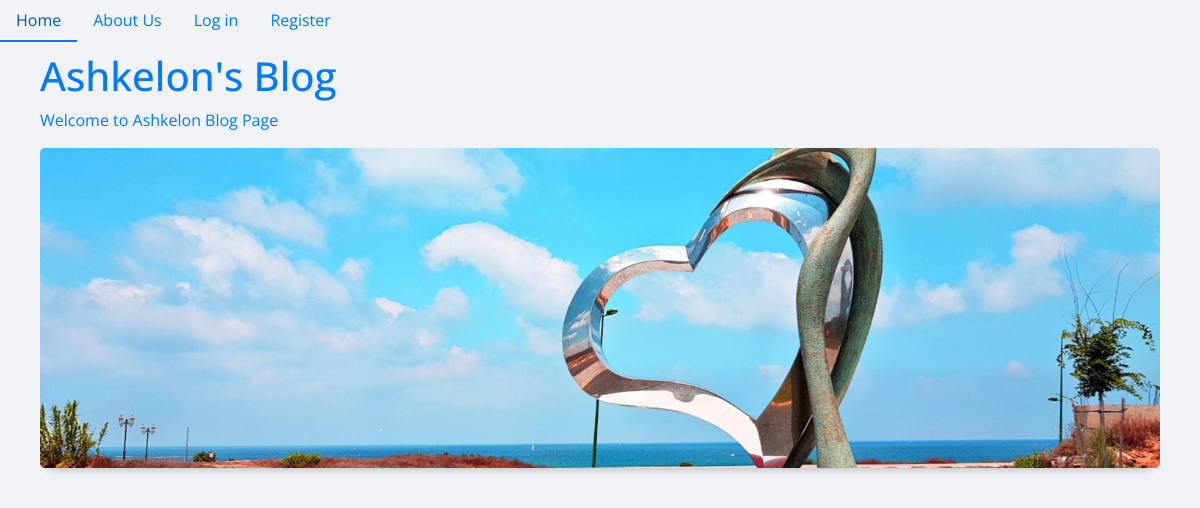
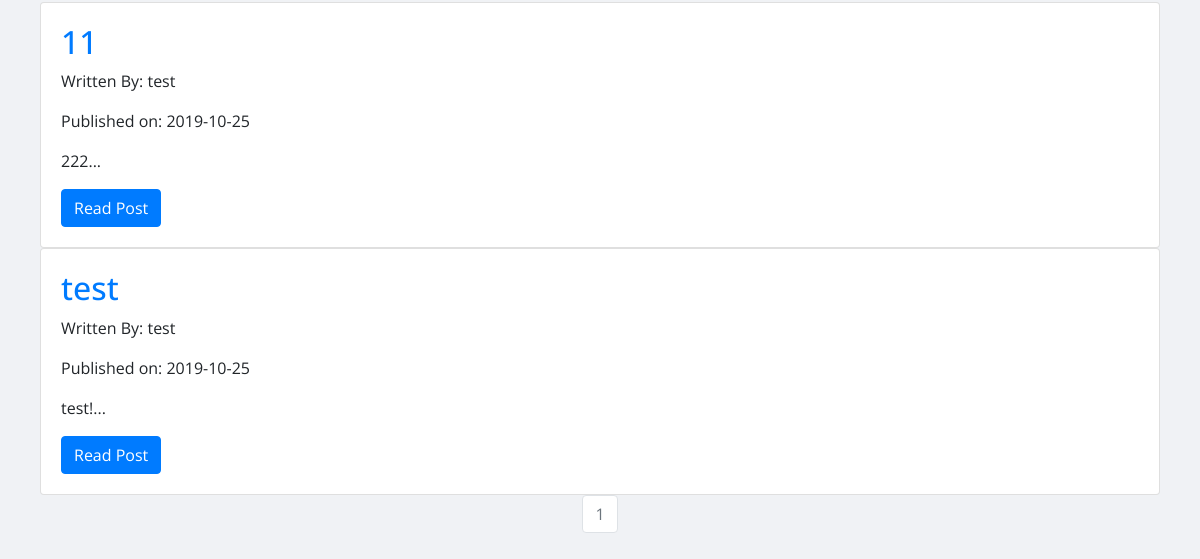
Before: / with the older database file (2 pictures, top to bottom).
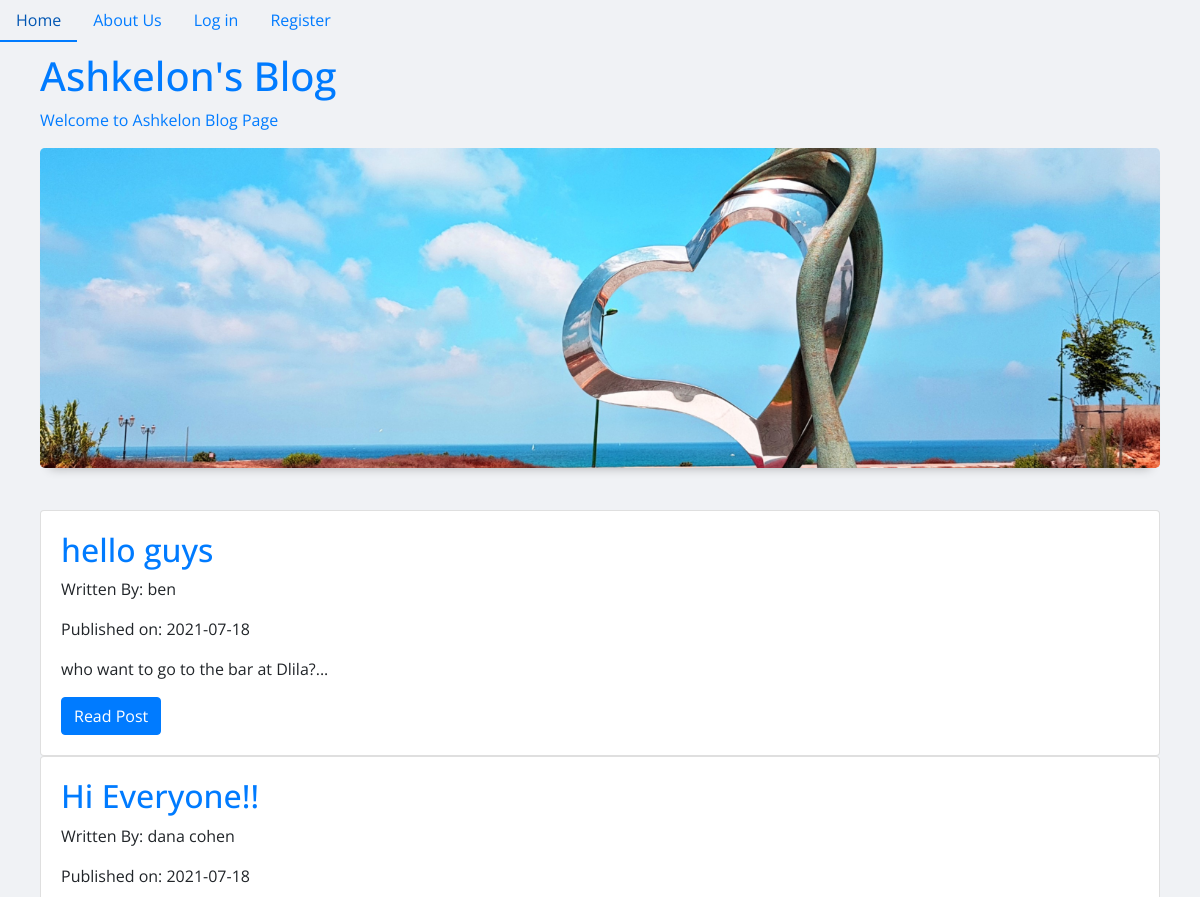
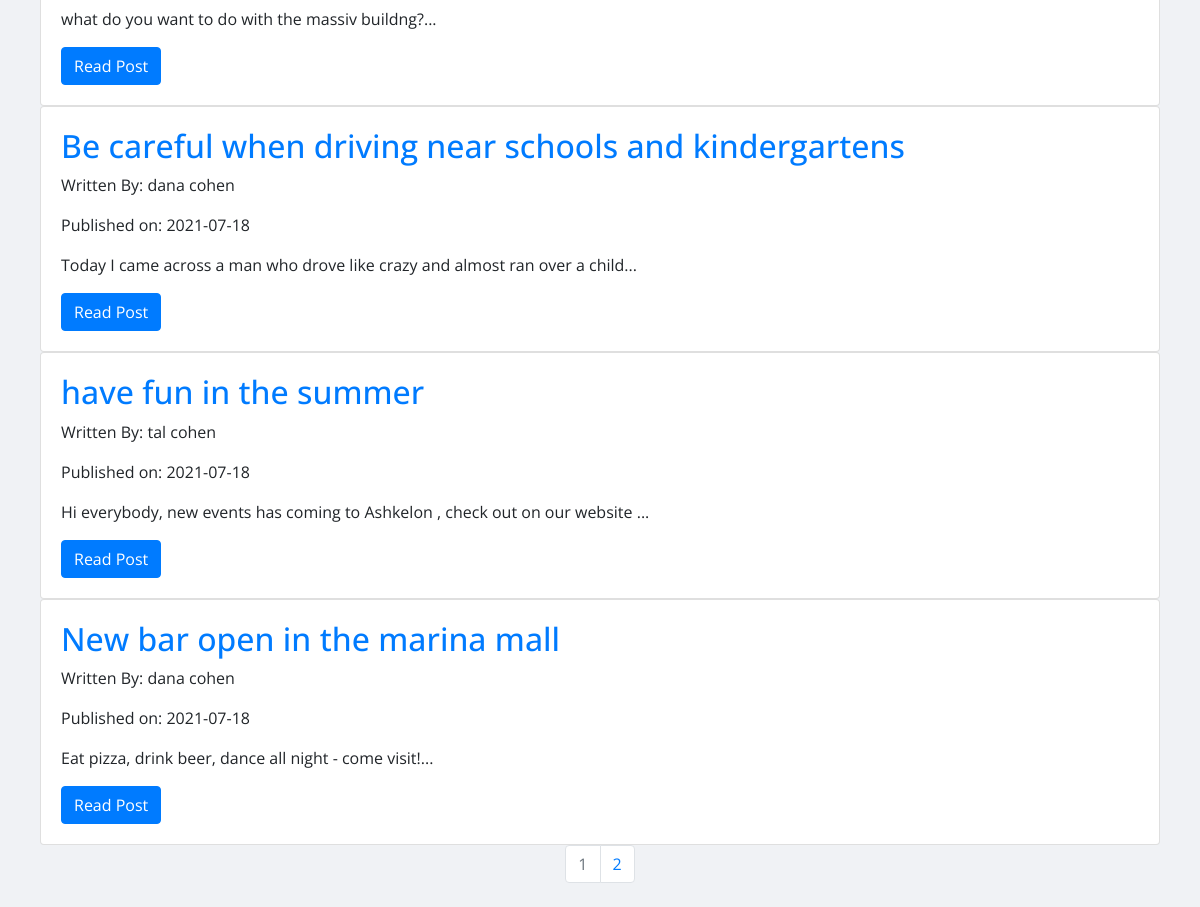
After: the same page with the newer database file (2 pictures, top to bottom).
### myblog/models.py (models this page shows, shortened)
class BlogPost(db.Model, UserMixin):
    users = db.relationship(User)
    id = db.Column(db.Integer, primary_key=True)
    user_id = db.Column(db.Integer, db.ForeignKey('users.id'), nullable=False)
    date = db.Column(db.DateTime, nullable=False, default=datetime.utcnow)
    title = db.Column(db.String(140), nullable=True)
    text = db.Column(db.Text, nullable=True)

class User(db.Model, UserMixin):
    __tablename__ = 'users'
    id = db.Column(db.Integer, primary_key=True)
    profile_image = db.Column(db.String(64), nullable=False, default='default_profile.JPG')
    email = db.Column(db.String(64), unique=True, index=True)
    username = db.Column(db.String(64), unique=True, index=True)
    password_hash = db.Column(db.String(128))
    posts = db.relationship('BlogPost', backref='author', lazy=True)

### myblog/core/views.py (the view)
@core.route('/')
def index():
    page = request.args.get('page',1,type=int)
    blog_posts = BlogPost.query.order_by(BlogPost.date.desc()).paginate(page=page,per_page=5)
    return render_template('index.html',blog_posts=blog_posts)

### myblog/templates/index.html (shortened to what this page needs)
{% extends "base.html" %}
{% block content %}
<header>
  <h1>Ashkelon's Blog</h1>
  <p>Welcome to Ashkelon Blog Page</p>
  <div class="jumbotron" style="background: url('static/profile_pics/home_title.jpg')
      no-repeat center center; background-size:cover;">
  </div>
</header>
<div class="container">
    {% for post in blog_posts.items %}
    <div class="card" >
      <div class="card-body">
        <h2><a class="card-title" href="  {{ url_for('blog_posts.blog_post', blog_post_id=post.id) }}">{{ post.title }}</a></h2>
        <p>Written By: {{ post.author.username }}</p>
        <p>Published on: {{ post.date.strftime('%Y-%m-%d') }}</p>
        <p class="card-text">{{ post.text[:100] }}...</p>
        <a href="{{ url_for('blog_posts.blog_post', blog_post_id=post.id) }}" class="btn btn-primary">Read Post</a>
      </div>
    </div>
   {% endfor %}
   <nav aria-label="Page navigation example">
     <ul class="pagination justify-content-center">
       {% for page_num in blog_posts.iter_pages(left_edge=1, right_edge=1, left_current=1, right_current=2) %}
          {% if blog_posts.page == page_num %}
          <li class="page-item disabled">
            <a class="page-link" href="{{ url_for('core.index', page=page_num) }}">{{ page_num }}</a></li>
          {% else %}
            <li class="page-item"><a class="page-link" href="{{ url_for('core.index', page=page_num) }}">{{ page_num }}</a></li>
          {% endif %}
      {% endfor %}
    </nav>
{% endblock %}

### myblog/templates/base.html (shortened to what this page needs)
<!DOCTYPE html>
<html>
<head>
        <link rel="stylesheet" href="https://stackpath.bootstrapcdn.com/bootstrap/4.3.1/css/bootstrap.min.css">
        <link rel="stylesheet" type="text/css" href="{{ url_for('static',filename='style.css')}}">
</head>
<body>
    <ul class="nav">
        <li class='nav-item'>
               <a class="nav-link" href="{{url_for('core.index')}}">Home</a>
        </li>
        <li class='nav-item'>
                <a class="nav-link" href="{{url_for('core.info')}}">About Us</a>
        </li>
        {% if current_user.is_authenticated %}
        <li class='nav-link'>
                <a href="{{url_for('users.logout')}}">Log out</a>
        </li>
        <li class='nav-link'>
                <a href="{{url_for('users.account')}}">Account</a>
        </li>
        <li class='nav-link'>
                <a href="{{url_for('blog_posts.create_post')}}"> Create Post</a>
        </li>
        {% else %}
        <li class='nav-link'>
                <a href="{{url_for('users.login')}}">Log in</a>
        </li>
        <li class='nav-link'>
                <a href="{{url_for('users.register')}}">Register</a>
        </li>
        {% endif %}
    </ul>
    <div class="container">
        {% block content %}{% endblock %}
    </div>
</body>
</html>

### myblog/static/style.css (style rules this page uses)
body { background-color: #f0f2f5; font-family: "Open Sans", sans-serif; }
.container { padding: 5px; }
header { padding: 5px; font-family: "Open Sans", sans-serif; color: #007bff; }
.container header .jumbotron { background-size: cover; box-shadow: 0 10px 10px -10px rgb(0 0 0 / 30%); height: 320px; }

Changed rows visible on the page:
no longer on this page (row unchanged): BlogPost: title "11", author.username "test", date "2019-10-25", text "222"
no longer on this page (row unchanged): BlogPost: title "test", author.username "test", date "2019-10-25", text "test!"
added BlogPost: title "hello guys", author.username "ben", date "2021-07-18", text "who want to go to the bar at Dlila?"
added BlogPost: title "Hi Everyone!!", author.username "dana cohen", date "2021-07-18", text "what do you want to do with the massiv buildng?"
added BlogPost: title "Be careful when driving near schools and kindergartens", author.username "dana cohen", date "2021-07-18", text "Today I came across a man who drove like crazy and almost ran over a child"
added BlogPost: title "have fun in the summer", author.username "tal cohen", date "2021-07-18", text "Hi everybody, new events has coming to Ashkelon , check out on our website"
added BlogPost: title "New bar open in the marina mall", author.username "dana cohen", date "2021-07-18", text "Eat pizza, drink beer, dance all night - come visit!"
Other visible differences:
new list line: "2"
